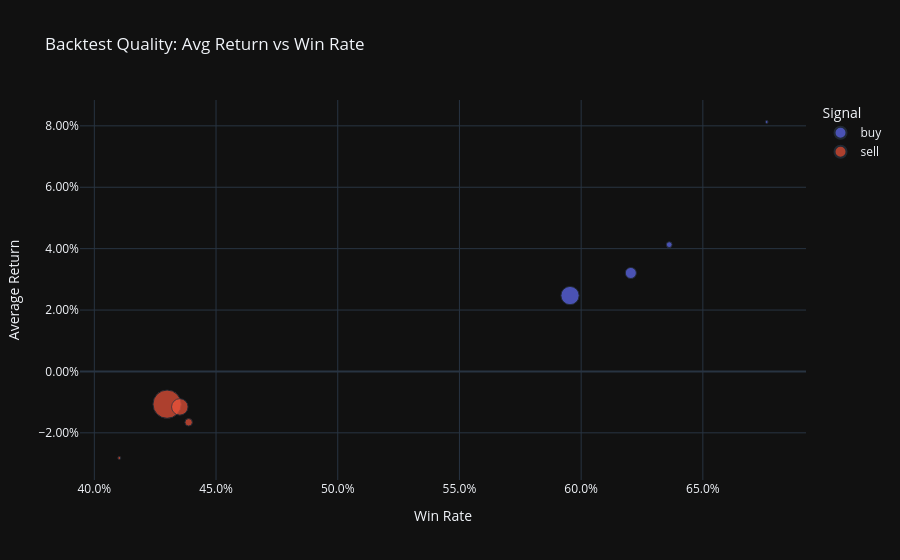

The code cell stored with this chart in its notebook:
### Code cell
fig = px.scatter(
    threshold_results,
    x="win_rate",
    y="avg_return",
    color="signal_label",
    size="trades",
    hover_data=["threshold", "trades", "total_return", "best_trade", "worst_trade"],
    title="Backtest Quality: Avg Return vs Win Rate",
    labels={
        "win_rate": "Win Rate",
        "avg_return": "Average Return",
        "signal_label": "Signal",
        "trades": "Number of Trades"
    },
    template="plotly_dark"
)

fig.update_layout(
    xaxis_tickformat=".1%",
    yaxis_tickformat=".2%"
)

fig.show()

### Figure 1 — Plotly figure (JSON) as saved in the notebook; plotly's stock layout.template omitted (floating-point values rounded to 4 significant figures)
{"data": [{"customdata": [[1.5, 10460.0, 258.6, 1.164, -0.6857], [2.0, 3841.0, 123.2, 0.9768, -0.6857], [2.5, 1028.0, 42.46, 0.8621, -0.6857], [3.0, 244.0, 19.83, 0.6754, -0.3346]], "hovertemplate": "Signal=buy<br>Win Rate=%{x}<br>Average Return=%{y}<br>Number of Trades=%{customdata[1]}<br>threshold=%{customdata[0]}<br>total_return=%{customdata[2]}<br>best_trade=%{customdata[3]}<br>worst_trade=%{customdata[4]}<extra></extra>", "legendgroup": "buy", "marker": {"color": "#636efa", "size": [10463, 3841, 1028, 244], "sizemode": "area", "sizeref": 62.58, "symbol": "circle"}, "mode": "markers", "name": "buy", "orientation": "v", "showlegend": true, "type": "scatter", "x": [0.5954, 0.6204, 0.6362, 0.6762], "xaxis": "x", "y": [0.02472, 0.03207, 0.0413, 0.08125], "yaxis": "y"}, {"customdata": [[1.5, 25030.0, -266.8, 0.5941, -1.708], [2.0, 8515.0, -98.36, 0.5339, -1.708], [2.5, 1755.0, -29.09, 0.5339, -1.708], [3.0, 273.0, -7.697, 0.5339, -1.003]], "hovertemplate": "Signal=sell<br>Win Rate=%{x}<br>Average Return=%{y}<br>Number of Trades=%{customdata[1]}<br>threshold=%{customdata[0]}<br>total_return=%{customdata[2]}<br>best_trade=%{customdata[3]}<br>worst_trade=%{customdata[4]}<extra></extra>", "legendgroup": "sell", "marker": {"color": "#EF553B", "size": [25032, 8515, 1755, 273], "sizemode": "area", "sizeref": 62.58, "symbol": "circle"}, "mode": "markers", "name": "sell", "orientation": "v", "showlegend": true, "type": "scatter", "x": [0.4299, 0.4351, 0.4387, 0.4103], "xaxis": "x", "y": [-0.01066, -0.01155, -0.01657, -0.02819], "yaxis": "y"}], "layout": {"legend": {"itemsizing": "constant", "title": {"text": "Signal"}, "tracegroupgap": 0}, "title": {"text": "Backtest Quality: Avg Return vs Win Rate"}, "xaxis": {"anchor": "y", "domain": [0, 1], "tickformat": ".1%", "title": {"text": "Win Rate"}}, "yaxis": {"anchor": "x", "domain": [0, 1], "tickformat": ".2%", "title": {"text": "Average Return"}}}}
